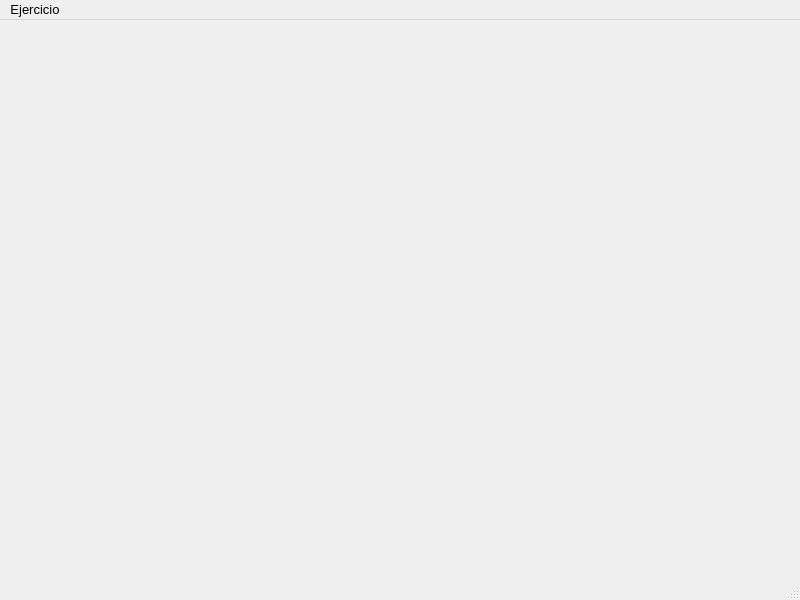
<?xml version="1.0" encoding="UTF-8"?>
<ui version="4.0">
 <class>MainWindow</class>
 <widget class="QMainWindow" name="MainWindow">
  <property name="geometry">
   <rect>
    <x>0</x>
    <y>0</y>
    <width>800</width>
    <height>600</height>
   </rect>
  </property>
  <property name="font">
   <font>
    <pointsize>10</pointsize>
   </font>
  </property>
  <property name="windowTitle">
   <string>Ejercicios-Menu</string>
  </property>
  <property name="autoFillBackground">
   <bool>false</bool>
  </property>
  <widget class="QWidget" name="centralwidget"/>
  <widget class="QMenuBar" name="menubar">
   <property name="geometry">
    <rect>
     <x>0</x>
     <y>0</y>
     <width>800</width>
     <height>21</height>
    </rect>
   </property>
   <widget class="QMenu" name="menuEjercicio_1_PSP">
    <property name="title">
     <string>Ejercicio</string>
    </property>
    <addaction name="actionPSP"/>
    <addaction name="actionPCP"/>
    <addaction name="separator"/>
    <addaction name="actionSalir"/>
   </widget>
   <addaction name="menuEjercicio_1_PSP"/>
  </widget>
  <widget class="QStatusBar" name="statusbar"/>
  <action name="actionPSP">
   <property name="text">
    <string>PSP</string>
   </property>
  </action>
  <action name="actionPCP">
   <property name="text">
    <string>PCP</string>
   </property>
  </action>
  <action name="actionSalir">
   <property name="text">
    <string>Salir</string>
   </property>
   <property name="font">
    <font/>
   </property>
  </action>
 </widget>
 <resources/>
 <connections/>
</ui>
